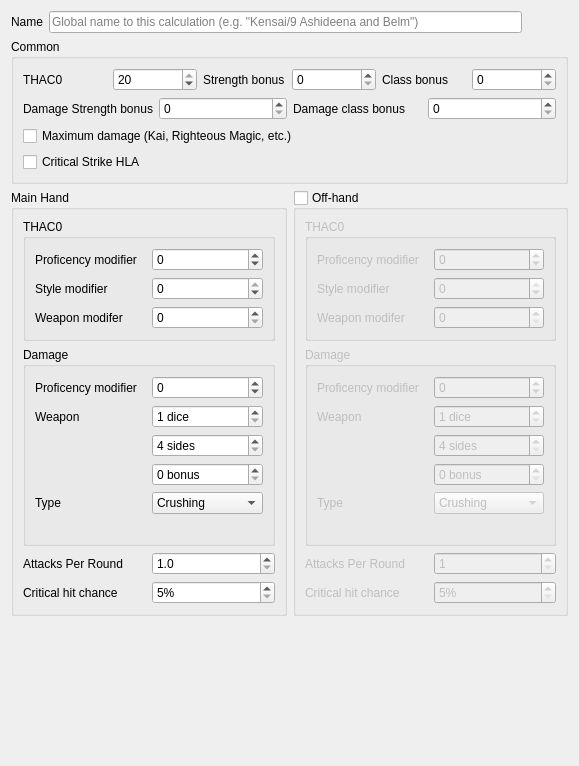
<?xml version="1.0" encoding="UTF-8"?>
<ui version="4.0">
 <class>configuration</class>
 <widget class="QWidget" name="configuration">
  <property name="geometry">
   <rect>
    <x>0</x>
    <y>0</y>
    <width>579</width>
    <height>766</height>
   </rect>
  </property>
  <layout class="QVBoxLayout" name="verticalLayout_6">
   <item>
    <layout class="QHBoxLayout" name="horizontalLayout_2">
     <item>
      <widget class="QLabel" name="nameLabel">
       <property name="text">
        <string>Name</string>
       </property>
      </widget>
     </item>
     <item>
      <widget class="QLineEdit" name="name">
       <property name="placeholderText">
        <string>Global name to this calculation (e.g. &quot;Kensai/9 Ashideena and Belm&quot;)</string>
       </property>
      </widget>
     </item>
     <item>
      <widget class="QPushButton" name="color">
       <property name="text">
        <string/>
       </property>
       <property name="flat">
        <bool>true</bool>
       </property>
      </widget>
     </item>
    </layout>
   </item>
   <item>
    <widget class="QGroupBox" name="commonGroup">
     <property name="title">
      <string>Common</string>
     </property>
     <layout class="QVBoxLayout" name="verticalLayout">
      <item>
       <layout class="QHBoxLayout" name="horizontalLayout">
        <item>
         <widget class="QLabel" name="baseThac0Label">
          <property name="text">
           <string>THAC0</string>
          </property>
         </widget>
        </item>
        <item>
         <widget class="QSpinBox" name="baseThac0">
          <property name="maximum">
           <number>20</number>
          </property>
          <property name="value">
           <number>20</number>
          </property>
         </widget>
        </item>
        <item>
         <widget class="QLabel" name="strengthThac0BonusLabel">
          <property name="text">
           <string>Strength bonus</string>
          </property>
         </widget>
        </item>
        <item>
         <widget class="QSpinBox" name="strengthThac0Bonus"/>
        </item>
        <item>
         <widget class="QLabel" name="classThac0BonusLabel">
          <property name="text">
           <string>Class bonus</string>
          </property>
         </widget>
        </item>
        <item>
         <widget class="QSpinBox" name="classThac0Bonus"/>
        </item>
       </layout>
      </item>
      <item>
       <layout class="QHBoxLayout" name="horizontalLayout_3">
        <item>
         <widget class="QLabel" name="strengthDamageBonusLabel">
          <property name="text">
           <string>Damage Strength bonus</string>
          </property>
         </widget>
        </item>
        <item>
         <widget class="QSpinBox" name="strengthDamageBonus"/>
        </item>
        <item>
         <widget class="QLabel" name="classDamageBonusLabel">
          <property name="text">
           <string>Damage class bonus</string>
          </property>
         </widget>
        </item>
        <item>
         <widget class="QSpinBox" name="classDamageBonus"/>
        </item>
       </layout>
      </item>
      <item>
       <widget class="QCheckBox" name="maximumDamage">
        <property name="text">
         <string>Maximum damage (Kai, Righteous Magic, etc.)</string>
        </property>
       </widget>
      </item>
      <item>
       <widget class="QCheckBox" name="criticalStrike">
        <property name="text">
         <string>Critical Strike HLA</string>
        </property>
       </widget>
      </item>
     </layout>
    </widget>
   </item>
   <item>
    <layout class="QHBoxLayout" name="horizontalLayout_8">
     <item>
      <widget class="QGroupBox" name="mainHandGroup">
       <property name="title">
        <string>Main Hand</string>
       </property>
       <layout class="QVBoxLayout" name="verticalLayout_4">
        <item>
         <widget class="QGroupBox" name="mainHandThac0Group">
          <property name="title">
           <string>THAC0</string>
          </property>
          <layout class="QGridLayout" name="gridLayout_4">
           <item row="0" column="0">
            <widget class="QLabel" name="proficiencyThac0Modifier1Label">
             <property name="text">
              <string>Proficency modifier</string>
             </property>
            </widget>
           </item>
           <item row="0" column="1">
            <widget class="QSpinBox" name="proficiencyThac0Modifier1">
             <property name="minimum">
              <number>-5</number>
             </property>
             <property name="maximum">
              <number>3</number>
             </property>
            </widget>
           </item>
           <item row="1" column="0">
            <widget class="QLabel" name="styleModifier1Label">
             <property name="text">
              <string>Style modifier</string>
             </property>
            </widget>
           </item>
           <item row="1" column="1">
            <widget class="QSpinBox" name="styleModifier1">
             <property name="minimum">
              <number>-4</number>
             </property>
             <property name="maximum">
              <number>0</number>
             </property>
            </widget>
           </item>
           <item row="2" column="0">
            <widget class="QLabel" name="weaponThac0Modifier1Label">
             <property name="text">
              <string>Weapon modifer</string>
             </property>
            </widget>
           </item>
           <item row="2" column="1">
            <widget class="QSpinBox" name="weaponThac0Modifier1">
             <property name="maximum">
              <number>6</number>
             </property>
            </widget>
           </item>
          </layout>
         </widget>
        </item>
        <item>
         <widget class="QGroupBox" name="mainHandDamageGroup">
          <property name="title">
           <string>Damage</string>
          </property>
          <layout class="QVBoxLayout" name="verticalLayout_2">
           <item>
            <layout class="QHBoxLayout" name="horizontalLayout_4">
             <item>
              <widget class="QLabel" name="proficiencyDamageModifier1Label">
               <property name="text">
                <string>Proficency modifier</string>
               </property>
              </widget>
             </item>
             <item>
              <widget class="QSpinBox" name="proficiencyDamageModifier1">
               <property name="minimum">
                <number>-1</number>
               </property>
               <property name="maximum">
                <number>5</number>
               </property>
              </widget>
             </item>
            </layout>
           </item>
           <item>
            <layout class="QGridLayout" name="damageDice1Layout">
             <item row="0" column="1">
              <widget class="QSpinBox" name="weaponDamageDiceNumber1">
               <property name="suffix">
                <string> dice</string>
               </property>
               <property name="minimum">
                <number>1</number>
               </property>
               <property name="maximum">
                <number>20</number>
               </property>
              </widget>
             </item>
             <item row="1" column="1">
              <widget class="QSpinBox" name="weaponDamageDiceSide1">
               <property name="suffix">
                <string> sides</string>
               </property>
               <property name="minimum">
                <number>4</number>
               </property>
               <property name="maximum">
                <number>20</number>
               </property>
              </widget>
             </item>
             <item row="2" column="1">
              <widget class="QSpinBox" name="weaponDamageDiceBonus1">
               <property name="suffix">
                <string> bonus</string>
               </property>
               <property name="maximum">
                <number>10</number>
               </property>
              </widget>
             </item>
             <item row="0" column="0">
              <widget class="QLabel" name="weaponDamageDiceLabel1">
               <property name="text">
                <string>Weapon</string>
               </property>
              </widget>
             </item>
            </layout>
           </item>
           <item>
            <layout class="QHBoxLayout" name="horizontalLayout_5">
             <item>
              <widget class="QLabel" name="damageType1Label">
               <property name="text">
                <string>Type</string>
               </property>
              </widget>
             </item>
             <item>
              <widget class="QComboBox" name="damageType1">
               <item>
                <property name="text">
                 <string>Crushing</string>
                </property>
               </item>
               <item>
                <property name="text">
                 <string>Missile</string>
                </property>
               </item>
               <item>
                <property name="text">
                 <string>Piercing</string>
                </property>
               </item>
               <item>
                <property name="text">
                 <string>Slashing</string>
                </property>
               </item>
              </widget>
             </item>
            </layout>
           </item>
           <item>
            <widget class="QLabel" name="damageDetail1">
             <property name="text">
              <string/>
             </property>
            </widget>
           </item>
          </layout>
         </widget>
        </item>
        <item>
         <layout class="QHBoxLayout" name="horizontalLayout_10">
          <item>
           <widget class="QLabel" name="attacksPerRound1Label">
            <property name="text">
             <string>Attacks Per Round</string>
            </property>
           </widget>
          </item>
          <item>
           <widget class="QDoubleSpinBox" name="attacksPerRound1">
            <property name="decimals">
             <number>1</number>
            </property>
            <property name="minimum">
             <double>1.000000000000000</double>
            </property>
            <property name="maximum">
             <double>10.000000000000000</double>
            </property>
            <property name="singleStep">
             <double>0.500000000000000</double>
            </property>
           </widget>
          </item>
         </layout>
        </item>
        <item>
         <layout class="QHBoxLayout" name="horizontalLayout_9">
          <item>
           <widget class="QLabel" name="criticalHitChance1Label">
            <property name="text">
             <string>Critical hit chance</string>
            </property>
           </widget>
          </item>
          <item>
           <widget class="QSpinBox" name="criticalHitChance1">
            <property name="suffix">
             <string>%</string>
            </property>
            <property name="minimum">
             <number>5</number>
            </property>
            <property name="maximum">
             <number>100</number>
            </property>
            <property name="singleStep">
             <number>5</number>
            </property>
           </widget>
          </item>
         </layout>
        </item>
       </layout>
      </widget>
     </item>
     <item>
      <widget class="QGroupBox" name="offHandGroup">
       <property name="title">
        <string>Off-hand</string>
       </property>
       <property name="checkable">
        <bool>true</bool>
       </property>
       <property name="checked">
        <bool>false</bool>
       </property>
       <layout class="QVBoxLayout" name="verticalLayout_5">
        <item>
         <widget class="QGroupBox" name="offHandThac0Group">
          <property name="title">
           <string>THAC0</string>
          </property>
          <layout class="QGridLayout" name="gridLayout_3">
           <item row="0" column="0">
            <widget class="QLabel" name="proficiencyThac0Modifier2Label">
             <property name="text">
              <string>Proficency modifier</string>
             </property>
            </widget>
           </item>
           <item row="0" column="1">
            <widget class="QSpinBox" name="proficiencyThac0Modifier2">
             <property name="minimum">
              <number>-5</number>
             </property>
             <property name="maximum">
              <number>3</number>
             </property>
            </widget>
           </item>
           <item row="1" column="0">
            <widget class="QLabel" name="styleModifier2Label">
             <property name="text">
              <string>Style modifier</string>
             </property>
            </widget>
           </item>
           <item row="1" column="1">
            <widget class="QSpinBox" name="styleModifier2">
             <property name="minimum">
              <number>-8</number>
             </property>
             <property name="maximum">
              <number>0</number>
             </property>
            </widget>
           </item>
           <item row="2" column="0">
            <widget class="QLabel" name="weaponThac0Modifier2Label">
             <property name="text">
              <string>Weapon modifer</string>
             </property>
            </widget>
           </item>
           <item row="2" column="1">
            <widget class="QSpinBox" name="weaponThac0Modifier2">
             <property name="maximum">
              <number>6</number>
             </property>
            </widget>
           </item>
          </layout>
         </widget>
        </item>
        <item>
         <widget class="QGroupBox" name="offHandDamageGroup">
          <property name="title">
           <string>Damage</string>
          </property>
          <layout class="QVBoxLayout" name="verticalLayout_3">
           <item>
            <layout class="QHBoxLayout" name="horizontalLayout_6">
             <item>
              <widget class="QLabel" name="proficiencyDamageModifier2Label">
               <property name="text">
                <string>Proficency modifier</string>
               </property>
              </widget>
             </item>
             <item>
              <widget class="QSpinBox" name="proficiencyDamageModifier2">
               <property name="minimum">
                <number>-1</number>
               </property>
               <property name="maximum">
                <number>5</number>
               </property>
              </widget>
             </item>
            </layout>
           </item>
           <item>
            <layout class="QGridLayout" name="damageDice2Layout">
             <item row="0" column="1">
              <widget class="QSpinBox" name="weaponDamageDiceNumber2">
               <property name="suffix">
                <string> dice</string>
               </property>
               <property name="minimum">
                <number>1</number>
               </property>
               <property name="maximum">
                <number>20</number>
               </property>
              </widget>
             </item>
             <item row="1" column="1">
              <widget class="QSpinBox" name="weaponDamageDiceSide2">
               <property name="suffix">
                <string> sides</string>
               </property>
               <property name="minimum">
                <number>4</number>
               </property>
               <property name="maximum">
                <number>20</number>
               </property>
              </widget>
             </item>
             <item row="2" column="1">
              <widget class="QSpinBox" name="weaponDamageDiceBonus2">
               <property name="suffix">
                <string> bonus</string>
               </property>
               <property name="maximum">
                <number>10</number>
               </property>
              </widget>
             </item>
             <item row="0" column="0">
              <widget class="QLabel" name="weaponDamageDiceLabel2">
               <property name="text">
                <string>Weapon</string>
               </property>
              </widget>
             </item>
            </layout>
           </item>
           <item>
            <layout class="QHBoxLayout" name="horizontalLayout_7">
             <item>
              <widget class="QLabel" name="damageType2Label">
               <property name="text">
                <string>Type</string>
               </property>
              </widget>
             </item>
             <item>
              <widget class="QComboBox" name="damageType2">
               <item>
                <property name="text">
                 <string>Crushing</string>
                </property>
               </item>
               <item>
                <property name="text">
                 <string>Missile</string>
                </property>
               </item>
               <item>
                <property name="text">
                 <string>Piercing</string>
                </property>
               </item>
               <item>
                <property name="text">
                 <string>Slashing</string>
                </property>
               </item>
              </widget>
             </item>
            </layout>
           </item>
           <item>
            <widget class="QLabel" name="damageDetail2">
             <property name="text">
              <string/>
             </property>
            </widget>
           </item>
          </layout>
         </widget>
        </item>
        <item>
         <layout class="QHBoxLayout" name="horizontalLayout_11">
          <item>
           <widget class="QLabel" name="attacksPerRound2Label">
            <property name="text">
             <string>Attacks Per Round</string>
            </property>
           </widget>
          </item>
          <item>
           <widget class="QSpinBox" name="attacksPerRound2">
            <property name="minimum">
             <number>1</number>
            </property>
            <property name="maximum">
             <number>2</number>
            </property>
           </widget>
          </item>
         </layout>
        </item>
        <item>
         <layout class="QHBoxLayout" name="horizontalLayout_12">
          <item>
           <widget class="QLabel" name="criticalHitChance2Label">
            <property name="text">
             <string>Critical hit chance</string>
            </property>
           </widget>
          </item>
          <item>
           <widget class="QSpinBox" name="criticalHitChance2">
            <property name="suffix">
             <string>%</string>
            </property>
            <property name="minimum">
             <number>5</number>
            </property>
            <property name="maximum">
             <number>100</number>
            </property>
            <property name="singleStep">
             <number>5</number>
            </property>
           </widget>
          </item>
         </layout>
        </item>
       </layout>
      </widget>
     </item>
    </layout>
   </item>
   <item>
    <spacer name="verticalSpacer">
     <property name="orientation">
      <enum>Qt::Vertical</enum>
     </property>
     <property name="sizeType">
      <enum>QSizePolicy::MinimumExpanding</enum>
     </property>
     <property name="sizeHint" stdset="0">
      <size>
       <width>10</width>
       <height>0</height>
      </size>
     </property>
    </spacer>
   </item>
  </layout>
 </widget>
 <resources/>
 <connections/>
</ui>
